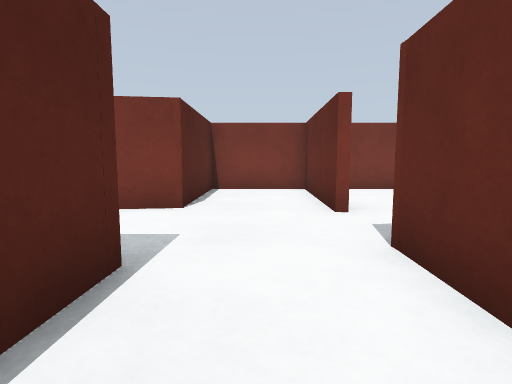
view 1 (above)

16 first-person views from a walk through a world built for the Gazebo simulator. The camera is 0.8 m above the floor, tilts 6° down and sees 80° across. The floor is counted in squares, 1 m on a side. Each view is taken from the middle of a square. On the plan, view 1 faces up. The plan holds only what a view shows up to about 11 squares ahead; the rest is blank. The place goes on beyond the plan.

view 2
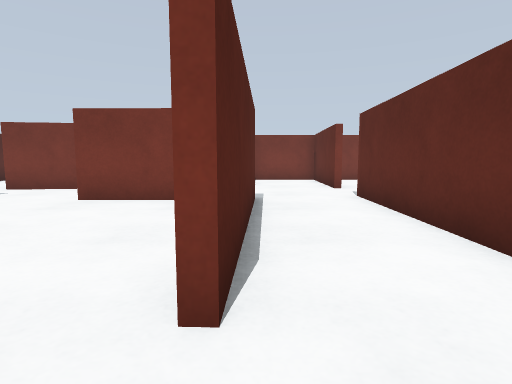

view 3
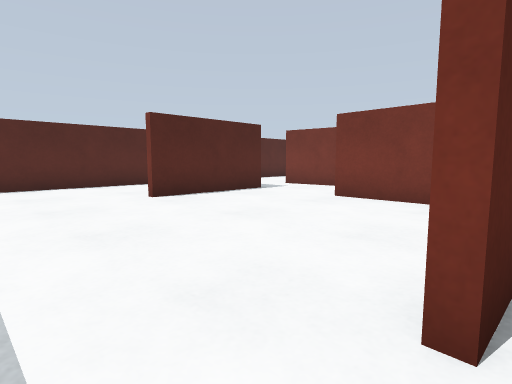

view 4
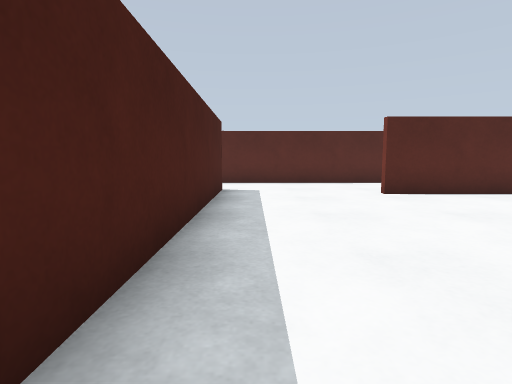

view 5
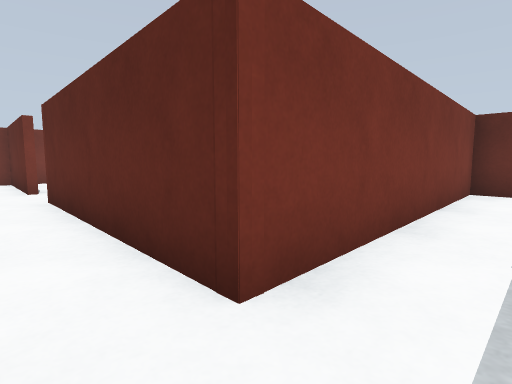

view 6
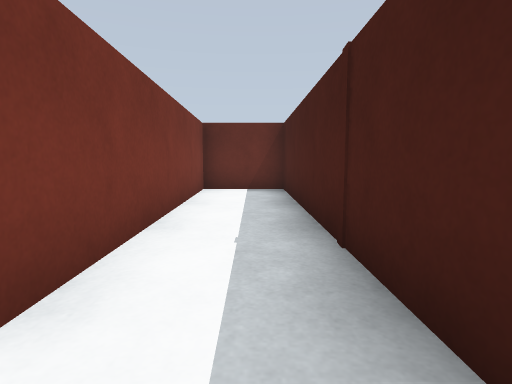

view 7
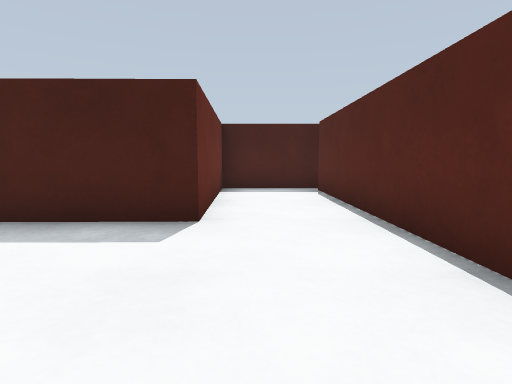

view 8
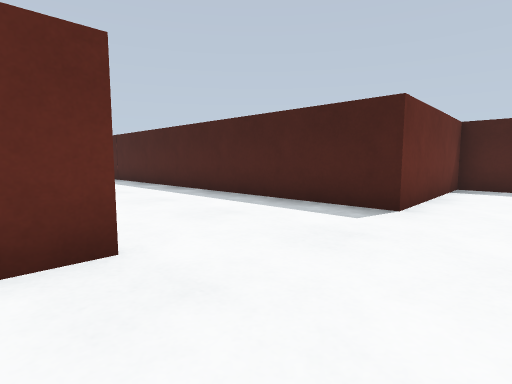

view 9
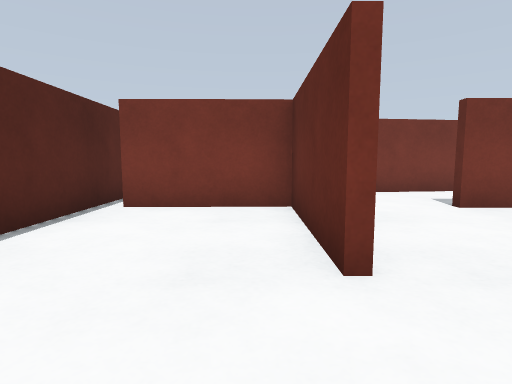

view 10
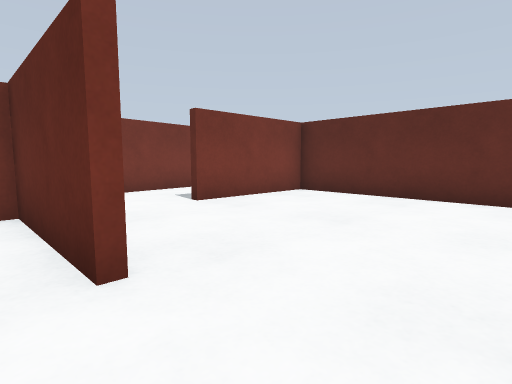

view 11
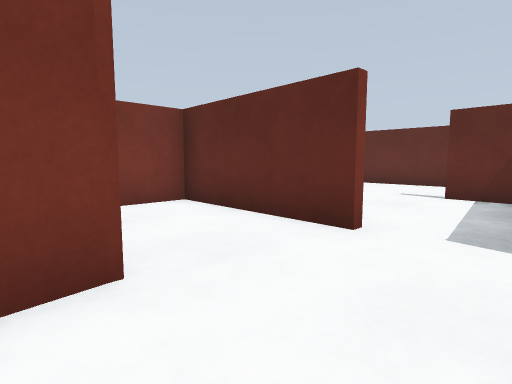

view 12
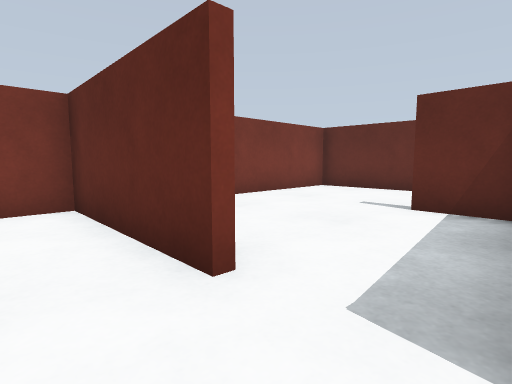

view 13
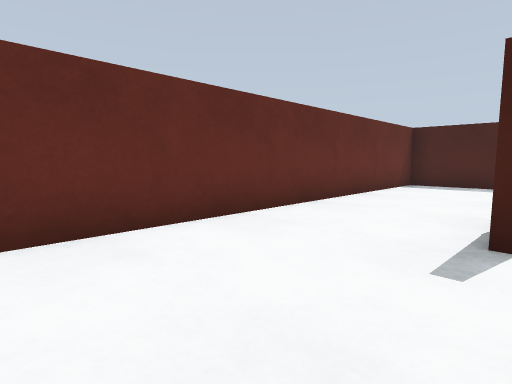

view 14
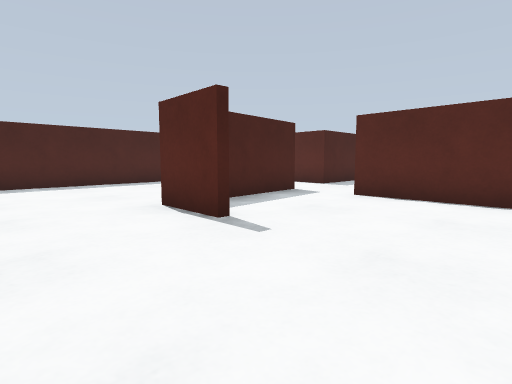

view 15
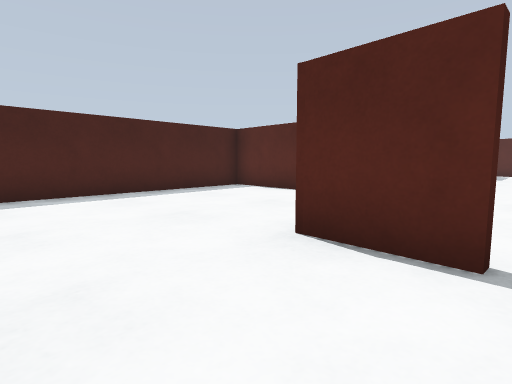

view 16
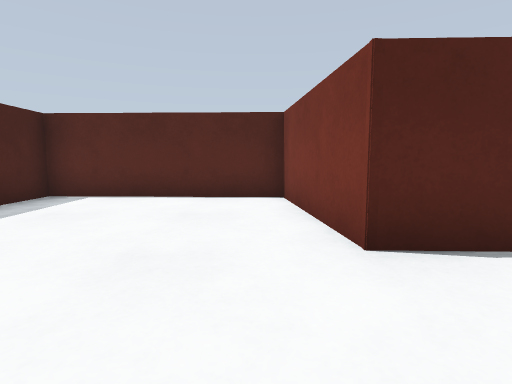

### Floor plan
Ten units are one square. View 1 is at (0, 0); x grows to the right and y downward. Boxes are objects, and circles mark ways between rooms. Rooms are numbered by the first view taken in them; rooms with no view inside come last. Other rooms are left out.
<svg viewBox="-115 -89 204 190">
<path fill="none" stroke="#000" d="M-21 -23 -10 -23 -12 27M-12 -50 -79 -42M-72 -24 -72 -14M11 28 13 -28M-16 49 -6 49M-6 49 84 48 84 25 11 28M-74 10 -74 -21 -103 -21M-72 -14 -72 10M-108 -19 -107 92M-14 25 -12 -21 -47 -21M-108 96 -80 96 -83 49 -16 49M52 -34 52 -48M54 -48 54 -30 15 -26 13 26 84 23 84 -84 20 -84M13 -28 39 -30M16 -75 15 -46M13 -45 15 -84 -12 -84 -12 -50"/>
<circle cx="0" cy="40" r="3" fill="#2a7"/>
<circle cx="-10" cy="35" r="3" fill="#2a7"/>
<circle cx="-55" cy="-20" r="3" fill="#2a7"/>
<circle cx="10" cy="-40" r="3" fill="#2a7"/>
<circle cx="0" cy="-50" r="3" fill="#2a7"/>
<text x="-20" y="-30">1</text>
<text x="50" y="40">2</text>
<text x="-70" y="20">3</text>
<text x="60" y="-30">4</text>
<text x="0" y="-70">5</text>
</svg>
Room 1 opens to room 2. Room 1 opens to room 3. Room 1 opens to room 4. Room 1 opens to room 5.

Where each view was taken, in squares from view 1:
view 1: 0 up, 0 right, facing up
view 2: 4 down, 1 left, facing up
view 3: 4 down, 1 left, facing up-left
view 4: 4 down, 0 right, facing left
view 5: 4 down, 0 right, facing up-right
view 6: 4 down, 0 right, facing right
view 7: 1 down, 9 left, facing down
view 8: 0 up, 10 left, facing down-right
view 9: 3 down, 8 left, facing up
view 10: 3 down, 8 left, facing up-right
view 11: 3 up, 2 left, facing up-right
view 12: 3 up, 0 right, facing up-right
view 13: 8 up, 5 right, facing down-right
view 14: 8 up, 8 right, facing down-left
view 15: 5 up, 8 right, facing down-left
view 16: 2 up, 8 right, facing left
